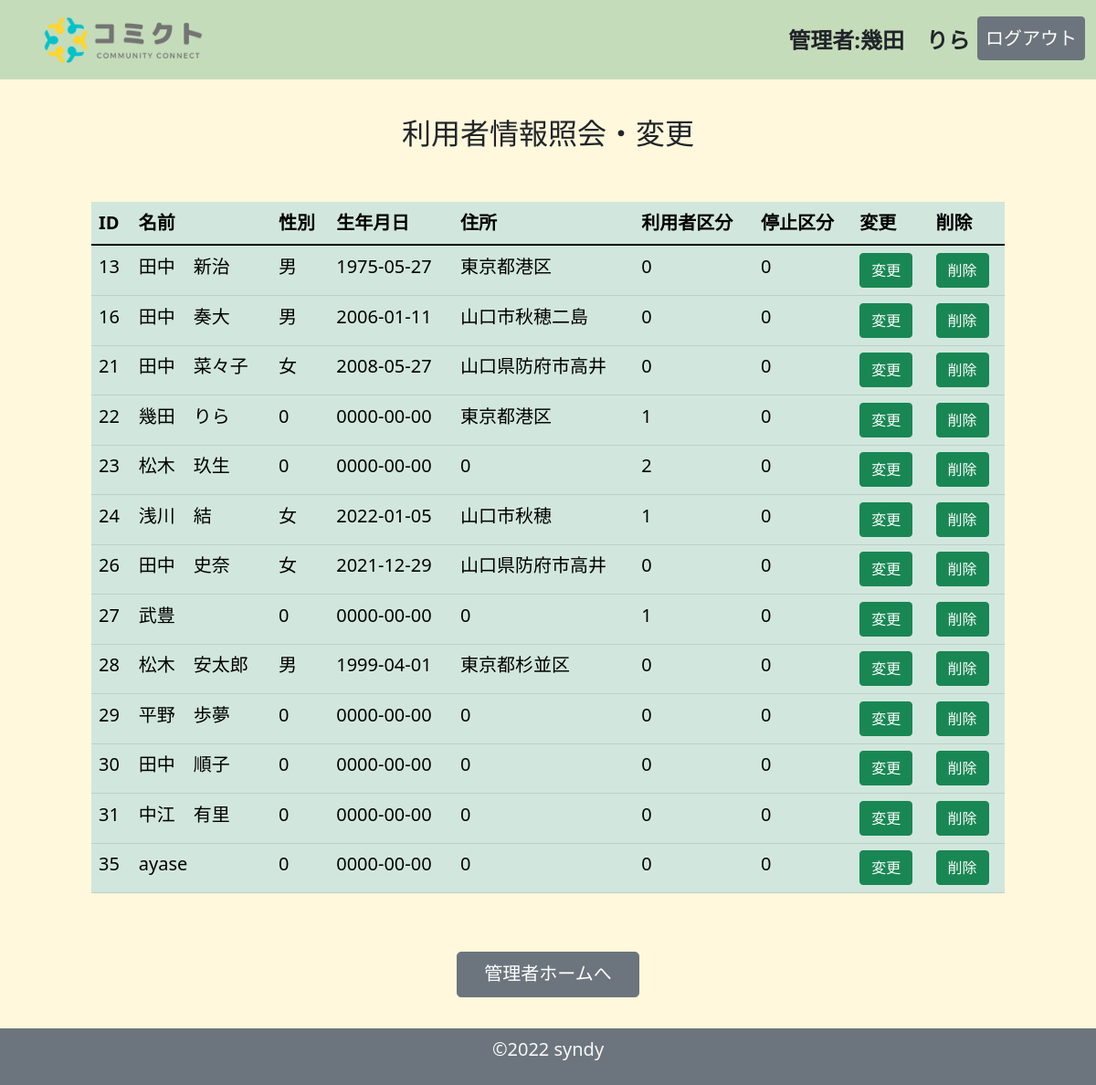
The app's page /member_read.php (signed in), older data.
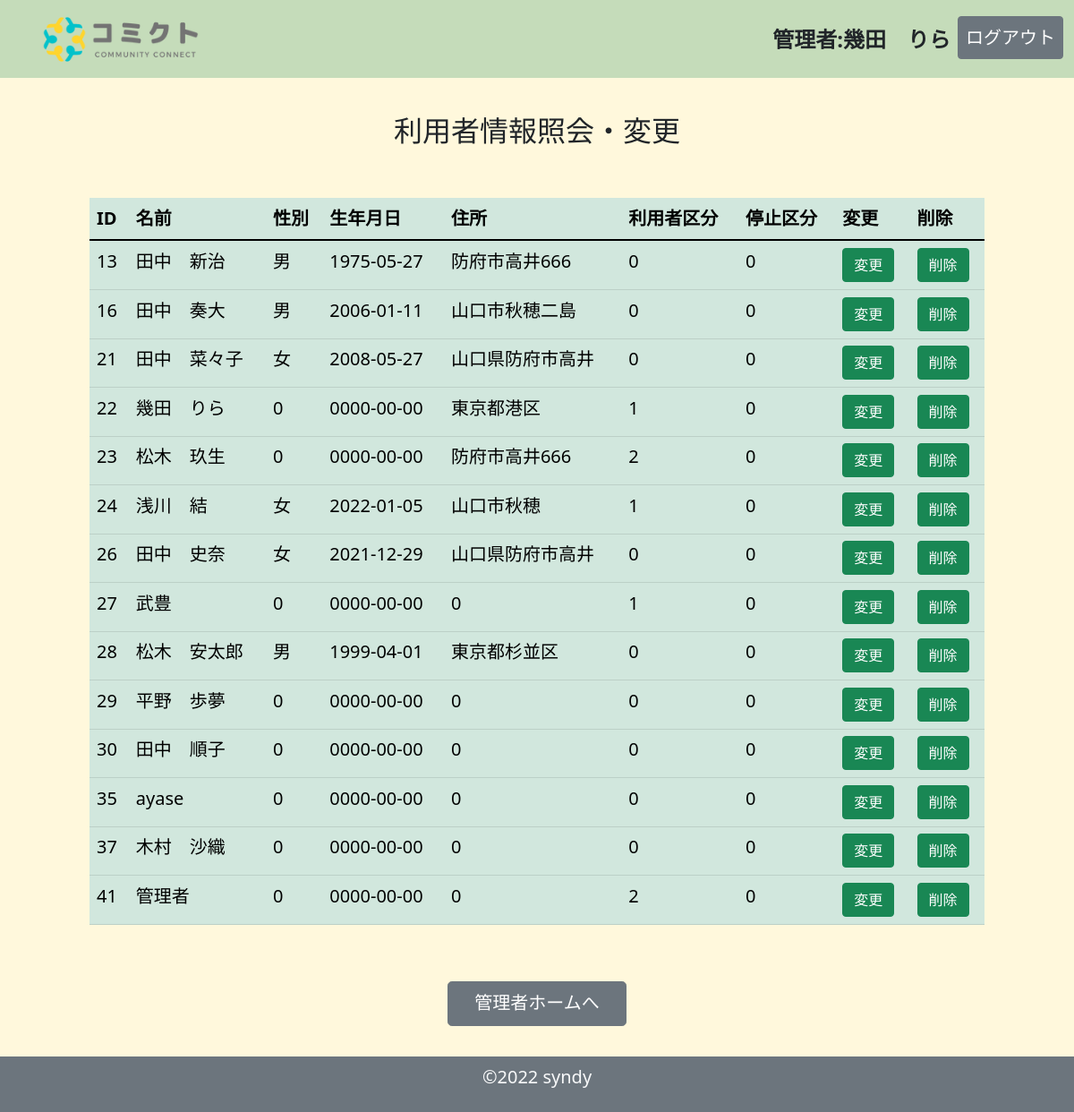
The same page, newer data.
### tables this page shows
CREATE TABLE `member_table` (
  `member_id` int(11) NOT NULL,
  `mbname` varchar(128) NOT NULL,
  `login_id` varchar(128) NOT NULL,
  `password` varchar(128) NOT NULL,
  `is_admin` int(1) NOT NULL,
  `is_dalete` int(1) NOT NULL,
  `seibetu` varchar(64) NOT NULL,
  `barthday` date NOT NULL,
  `mbaddress` varchar(128) NOT NULL,
  `created_at` datetime NOT NULL,
  `update_at` datetime NOT NULL
);

### member_read.php (the view, shortened to what this page needs)
<?php
$pdo = connect_to_db();
$sql = 'SELECT * FROM member_table ORDER BY member_id ASC';
$stmt = $pdo->prepare($sql);
try {
    $status = $stmt->execute();
} catch (PDOException $e) {
    echo json_encode(["sql error" => "{$e->getMessage()}"]);
    exit();
}
$result = $stmt->fetchAll(PDO::FETCH_ASSOC);
$output = "";
foreach ($result as $record) {
    $output .= "<tr><td>{$record['member_id']}</td><td>{$record['mbname']}</td><td>{$record['seibetu']}</td><td>{$record['barthday']}</td><td>{$record['mbaddress']}</td><td>{$record['is_admin']}</td><td>{$record['is_dalete']}</td>
    <td>
        <a href='member_edit.php?id={$record["member_id"]}' class='btn btn-success' role='button'>変更</a>
      </td>
      <td>
        <a href='member_delete.php?id={$record["member_id"]}' class='btn btn-success' role='button'>削除</a>
      </td><tr>";
}
?>
<!DOCTYPE html>
<html lang="ja">
<head>
    <link href="https://cdn.jsdelivr.net/npm/bootstrap@5.1.3/dist/css/bootstrap.min.css" rel="stylesheet">
    <link rel="stylesheet" href="css/style_home_admin.css">
</head>
<body>
    <header>
        <header>
            <nav class="navbar navbar-expand-lg navbar-light bg-success bg-opacity-25">
                <div class="container-fluid">
                    <a class="navbar-brand" href="#">
                        <img src="img/comictlogo.png" alt="" width="250" height="60" class="d-inline-block align-text-top">
                    </a>
                    <div class="collapse navbar-collapse " id="navbarSupportedContent">
                        <ul class="navbar-nav me-auto">
                            <li class="nav-item">
                                <a class="nav-link" href="#"></a>
                            </li>
                            <li class="nav-item">
                                <a class="nav-link" href="#"></a>
                            </li>
                        </ul>
                        <ul class="navbar-nav">
                            <li class="nav-item">
                                <a class="nav-link text-dark fw-bold fs-4" href="#">管理者:<?= $_SESSION['mbname'] ?></a>
                            </li>
                            <li class="nav-item">
                                <a class="nav-link btn btn-secondary text-white fs-5 " href="logout.php" role="button">ログアウト</a>
                            </li>
                        </ul>
                    </div>
                </div>
            </nav>
        </header>
        <main class="mb-5">
            <div class="container-fluid">
                <div class="row justify-content-center  g-2">
                    <p class="h2 text-center my-5">利用者情報照会・変更</p>
                    <div class="table-responsive">
                        <table class="table table-success table-hover mx-auto fs-5" style="max-width: 1000px;">
                            <thead>
                                <tr>
                                    <th scope="col">ID</th>
                                    <th scope="col">名前</th>
                                    <th scope="col">性別</th>
                                    <th scope="col">生年月日</th>
                                    <th scope="col">住所</th>
                                    <th scope="col">利用者区分</th>
                                    <th scope="col">停止区分</th>
                                    <th scope="col">変更</th>
                                    <th scope="col">削除</th>
                                </tr>
                            </thead>
                            <tbody>
                                <?= $output ?>
                            </tbody>
                        </table>
                    </div>
                </div>
            </div>
            <div class="container-fluid">
                <div class="row justify-content-center">
                    <div class="col text-center my-5">
                        <a class="btn btn-secondary btn-lg fs-5" style="width: 200px;;height:50px" href="admin_home.php" role="button">管理者ホームへ</a>
                    </div>
                </div>
            </div>
        </main>
        <footer class="footer fixed-bottom mt-auto py-2 bg-secondary text-light text-center fs-5 ">
            <div class="container">
                <p>&copy;2022 syndy </p>
            </div>
        </footer>
</body>
</html>

### css/style_home_admin.css (style rules this page uses)
body { background-color: cornsilk; }

Row changes from the older to the newer data that the page shows:
removed member_table: member_id "31", mbname "中江 有里", seibetu "0", barthday "0000-00-00", mbaddress "0", is_admin "0", is_dalete "0"
changed member_table "田中 新治": mbaddress "東京都港区" → "防府市高井666"
changed member_table "松木 玖生": mbaddress "0" → "防府市高井666"
added member_table: member_id "37", mbname "木村 沙織", seibetu "0", barthday "0000-00-00", mbaddress "0", is_admin "0", is_dalete "0"
added member_table: member_id "41", mbname "管理者", seibetu "0", barthday "0000-00-00", mbaddress "0", is_admin "2", is_dalete "0"
